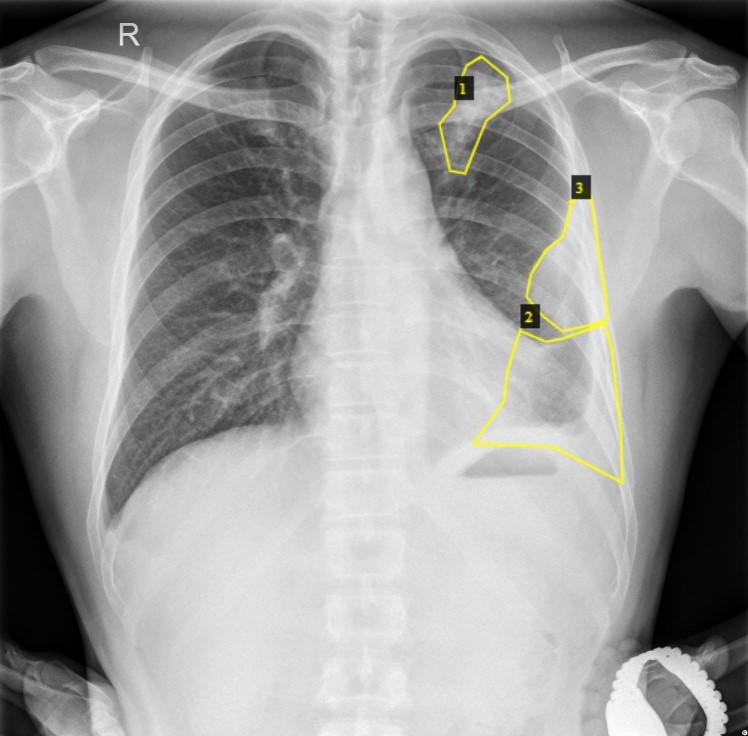
#> input picture BiGAN/data/visCXR/ori/GT_1.jpg, 748 x 736 px; its folder holds only this picture in this run
$ python plot_heatmap.py
#> lines starting #> are read from the running program, lines starting #| are printed output that depends on the picture
import os
import cv2
import numpy as np

for filename in os.listdir('data/visCXR/ori'):
    if filename.endswith(".jpg") or filename.endswith(".png") or filename.endswith(".jpeg"):
        ori_path = os.path.join('data/visCXR/ori', filename)
        rec_path = os.path.join('data/visCXR/rec', filename)

        # ori, rec都是64*64，且像素值為[0, 255]
        ori = cv2.imread(ori_path)
#> ori is the input picture: shape (736, 748, 3); mean B, G, R 157.7, 158.9, 158.9
        ori = cv2.resize(ori, (64, 64))
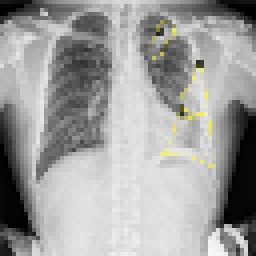
#> ori: shape (64, 64, 3) (shown 4 times larger); mean B, G, R 157.4, 158.7, 158.7
        ori = ori.astype(np.float32)

        rec = cv2.imread(rec_path)
        rec = rec.astype(np.float32)

        # mask = (ori和rec的差)^2
        # 計算絕對差值並平方
#> (the run stopped early here; a loop or call above may not have finished)
